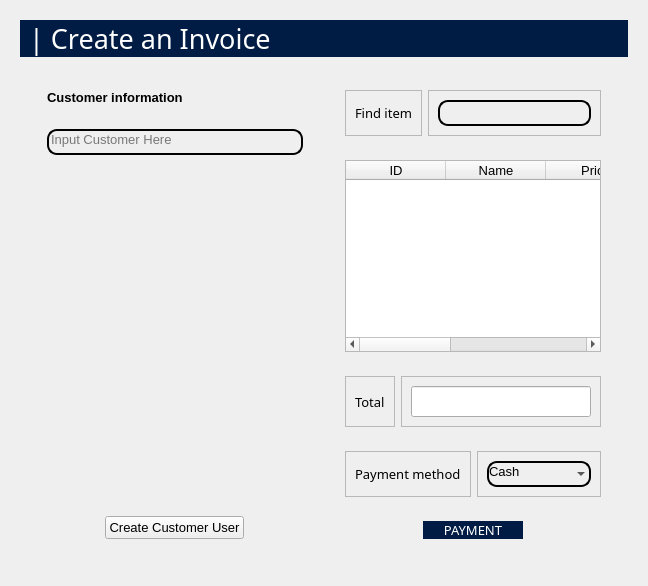
            <widget class="QWidget" name="CreateAnInvoice">
             <layout class="QHBoxLayout" name="horizontalLayout_73">
              <item>
               <widget class="QWidget" name="widget_114" native="true">
                <layout class="QVBoxLayout" name="verticalLayout_64">
                 <item alignment="Qt::AlignTop">
                  <widget class="QWidget" name="widget_54" native="true">
                   <property name="styleSheet">
                    <string notr="true">background-color: rgb(0, 28, 68);
border-radius: 20px;
color: white</string>
                   </property>
                   <layout class="QVBoxLayout" name="verticalLayout_65">
                    <property name="topMargin">
                     <number>0</number>
                    </property>
                    <property name="bottomMargin">
                     <number>0</number>
                    </property>
                    <item>
                     <widget class="QLabel" name="label_35">
                      <property name="font">
                       <font>
                        <family>Sans Serif Collection</family>
                        <pointsize>20</pointsize>
                       </font>
                      </property>
                      <property name="text">
                       <string>| Create an Invoice</string>
                      </property>
                     </widget>
                    </item>
                   </layout>
                  </widget>
                 </item>
                 <item>
                  <widget class="QWidget" name="widget_55" native="true">
                   <property name="sizePolicy">
                    <sizepolicy hsizetype="Preferred" vsizetype="Expanding">
                     <horstretch>0</horstretch>
                     <verstretch>0</verstretch>
                    </sizepolicy>
                   </property>
                   <property name="font">
                    <font>
                     <pointsize>10</pointsize>
                    </font>
                   </property>
                   <layout class="QHBoxLayout" name="horizontalLayout_74">
                    <item>
                     <widget class="QWidget" name="widget_56" native="true">
                      <property name="sizePolicy">
                       <sizepolicy hsizetype="Maximum" vsizetype="Preferred">
                        <horstretch>0</horstretch>
                        <verstretch>0</verstretch>
                       </sizepolicy>
                      </property>
                      <property name="minimumSize">
                       <size>
                        <width>0</width>
                        <height>0</height>
                       </size>
                      </property>
                      <layout class="QVBoxLayout" name="verticalLayout_66">
                       <item>
                        <widget class="QWidget" name="widget_61" native="true">
                         <layout class="QVBoxLayout" name="verticalLayout_69">
                          <item>
                           <widget class="QLabel" name="label_36">
                            <property name="font">
                             <font>
                              <family>Segoe UI</family>
                              <pointsize>10</pointsize>
                              <weight>75</weight>
                              <bold>true</bold>
                             </font>
                            </property>
                            <property name="text">
                             <string>Customer information</string>
                            </property>
                           </widget>
                          </item>
                         </layout>
                        </widget>
                       </item>
                       <item>
                        <widget class="QWidget" name="widget_62" native="true">
                         <layout class="QVBoxLayout" name="verticalLayout_114">
                          <item>
                           <widget class="QLineEdit" name="findCustomerInvoiceInput">
                            <property name="styleSheet">
                             <string notr="true">background-color: rgba(0,0,0,0);
border: none;
border: 1.5px solid rgb(0, 0, 0);
color: rgb(0, 0, 0);
padding-bottom: 5px;
border-radius: 10px;
font: 10pt &quot;Sans Serif Collection&quot;;</string>
                            </property>
                            <property name="placeholderText">
                             <string>Input Customer Here</string>
                            </property>
                           </widget>
                          </item>
                         </layout>
                        </widget>
                       </item>
                       <item>
                        <widget class="QWidget" name="widget_63" native="true">
                         <layout class="QHBoxLayout" name="horizontalLayout_77">
                          <item>
                           <widget class="QTextEdit" name="customerInfo">
                            <property name="styleSheet">
                             <string notr="true">background-color: transparent</string>
                            </property>
                            <property name="readOnly">
                             <bool>true</bool>
                            </property>
                           </widget>
                          </item>
                         </layout>
                        </widget>
                       </item>
                       <item>
                        <widget class="QWidget" name="widget_64" native="true">
                         <layout class="QVBoxLayout" name="verticalLayout_70">
                          <item alignment="Qt::AlignHCenter">
                           <widget class="QPushButton" name="createCUButton">
                            <property name="text">
                             <string>Create Customer User</string>
                            </property>
                           </widget>
                          </item>
                         </layout>
                        </widget>
                       </item>
                      </layout>
                     </widget>
                    </item>
                    <item>
                     <widget class="QWidget" name="widget_57" native="true">
                      <layout class="QVBoxLayout" name="verticalLayout_67">
                       <item>
                        <widget class="QWidget" name="widget_58" native="true">
                         <layout class="QHBoxLayout" name="horizontalLayout_78">
                          <item>
                           <widget class="QFrame" name="frame_76">
                            <property name="frameShape">
                             <enum>QFrame::StyledPanel</enum>
                            </property>
                            <property name="frameShadow">
                             <enum>QFrame::Raised</enum>
                            </property>
                            <layout class="QVBoxLayout" name="verticalLayout_73">
                             <item>
                              <widget class="QLabel" name="label_39">
                               <property name="font">
                                <font>
                                 <family>Sans Serif Collection</family>
                                 <pointsize>10</pointsize>
                                </font>
                               </property>
                               <property name="text">
                                <string>Find item</string>
                               </property>
                              </widget>
                             </item>
                            </layout>
                           </widget>
                          </item>
                          <item>
                           <widget class="QFrame" name="frame_77">
                            <property name="frameShape">
                             <enum>QFrame::StyledPanel</enum>
                            </property>
                            <property name="frameShadow">
                             <enum>QFrame::Raised</enum>
                            </property>
                            <layout class="QVBoxLayout" name="verticalLayout_74">
                             <item>
                              <widget class="QLineEdit" name="findItemInvoice">
                               <property name="styleSheet">
                                <string notr="true">background-color: rgba(0,0,0,0);
border: none;
border: 1.5px solid rgb(0, 0, 0);
color: rgb(0, 0, 0);
padding-bottom: 5px;
border-radius: 10px;
font: 10pt &quot;Sans Serif Collection&quot;;</string>
                               </property>
                              </widget>
                             </item>
                            </layout>
                           </widget>
                          </item>
                         </layout>
                        </widget>
                       </item>
                       <item>
                        <widget class="QWidget" name="widget_59" native="true">
                         <layout class="QVBoxLayout" name="verticalLayout_75">
                          <item>
                           <widget class="QTableWidget" name="itemInvoice">
                            <column>
                             <property name="text">
                              <string>ID</string>
                             </property>
                            </column>
                            <column>
                             <property name="text">
                              <string>Name</string>
                             </property>
                            </column>
                            <column>
                             <property name="text">
                              <string>Price</string>
                             </property>
                            </column>
                            <column>
                             <property name="text">
                              <string>Amount</string>
                             </property>
                            </column>
                            <column>
                             <property name="text">
                              <string>Total</string>
                             </property>
                            </column>
                           </widget>
                          </item>
                         </layout>
                        </widget>
                       </item>
                       <item>
                        <widget class="QWidget" name="widget_65" native="true">
                         <layout class="QHBoxLayout" name="horizontalLayout_79">
                          <item>
                           <widget class="QFrame" name="frame_78">
                            <property name="font">
                             <font>
                              <family>Sans Serif Collection</family>
                              <pointsize>10</pointsize>
                             </font>
                            </property>
                            <property name="frameShape">
                             <enum>QFrame::StyledPanel</enum>
                            </property>
                            <property name="frameShadow">
                             <enum>QFrame::Raised</enum>
                            </property>
                            <layout class="QVBoxLayout" name="verticalLayout_77">
                             <item>
                              <widget class="QLabel" name="label_40">
                               <property name="font">
                                <font>
                                 <family>Sans Serif Collection</family>
                                 <pointsize>10</pointsize>
                                </font>
                               </property>
                               <property name="text">
                                <string>Total</string>
                               </property>
                              </widget>
                             </item>
                            </layout>
                           </widget>
                          </item>
                          <item>
                           <widget class="QFrame" name="frame_79">
                            <property name="frameShape">
                             <enum>QFrame::StyledPanel</enum>
                            </property>
                            <property name="frameShadow">
                             <enum>QFrame::Raised</enum>
                            </property>
                            <layout class="QVBoxLayout" name="verticalLayout_78">
                             <item>
                              <widget class="QLineEdit" name="totalInvoice">
                               <property name="font">
                                <font>
                                 <family>Sitka Subheading</family>
                                 <pointsize>12</pointsize>
                                 <weight>75</weight>
                                 <bold>true</bold>
                                </font>
                               </property>
                               <property name="readOnly">
                                <bool>true</bool>
                               </property>
                              </widget>
                             </item>
                            </layout>
                           </widget>
                          </item>
                         </layout>
                        </widget>
                       </item>
                       <item>
                        <widget class="QWidget" name="widget_66" native="true">
                         <layout class="QHBoxLayout" name="horizontalLayout_80">
                          <item>
                           <widget class="QFrame" name="frame_80">
                            <property name="frameShape">
                             <enum>QFrame::StyledPanel</enum>
                            </property>
                            <property name="frameShadow">
                             <enum>QFrame::Raised</enum>
                            </property>
                            <layout class="QVBoxLayout" name="verticalLayout_79">
                             <item alignment="Qt::AlignRight">
                              <widget class="QLabel" name="label_41">
                               <property name="font">
                                <font>
                                 <family>Sans Serif Collection</family>
                                 <pointsize>10</pointsize>
                                </font>
                               </property>
                               <property name="text">
                                <string>Payment method</string>
                               </property>
                              </widget>
                             </item>
                            </layout>
                           </widget>
                          </item>
                          <item>
                           <widget class="QFrame" name="frame_81">
                            <property name="frameShape">
                             <enum>QFrame::StyledPanel</enum>
                            </property>
                            <property name="frameShadow">
                             <enum>QFrame::Raised</enum>
                            </property>
                            <layout class="QVBoxLayout" name="verticalLayout_80">
                             <item>
                              <widget class="QComboBox" name="methodInvoice">
                               <property name="styleSheet">
                                <string notr="true">background-color: rgba(0,0,0,0);
border: none;
border: 1.5px solid rgb(0, 0, 0);
color: rgb(0, 0, 0);
padding-bottom: 5px;
border-radius: 10px;
font: 10pt &quot;Sans Serif Collection&quot;;</string>
                               </property>
                               <item>
                                <property name="text">
                                 <string>Cash</string>
                                </property>
                               </item>
                               <item>
                                <property name="text">
                                 <string>MOMO</string>
                                </property>
                               </item>
                               <item>
                                <property name="text">
                                 <string>ZaloPay</string>
                                </property>
                               </item>
                               <item>
                                <property name="text">
                                 <string>Credit Card</string>
                                </property>
                               </item>
                               <item>
                                <property name="text">
                                 <string>VNPay</string>
                                </property>
                               </item>
                              </widget>
                             </item>
                            </layout>
                           </widget>
                          </item>
                         </layout>
                        </widget>
                       </item>
                       <item>
                        <widget class="QWidget" name="widget_60" native="true">
                         <property name="font">
                          <font>
                           <family>Sans Serif Collection</family>
                           <pointsize>10</pointsize>
                          </font>
                         </property>
                         <layout class="QVBoxLayout" name="verticalLayout_76">
                          <item alignment="Qt::AlignHCenter">
                           <widget class="QPushButton" name="paymentButton">
                            <property name="minimumSize">
                             <size>
                              <width>100</width>
                              <height>0</height>
                             </size>
                            </property>
                            <property name="font">
                             <font>
                              <family>Sans Serif Collection</family>
                              <pointsize>10</pointsize>
                             </font>
                            </property>
                            <property name="styleSheet">
                             <string notr="true">background-color: rgb(0, 28, 68);
border-radius: 10px;
color: white;</string>
                            </property>
                            <property name="text">
                             <string>PAYMENT</string>
                            </property>
                           </widget>
                          </item>
                         </layout>
                        </widget>
                       </item>
                      </layout>
                     </widget>
                    </item>
                   </layout>
                  </widget>
                 </item>
                </layout>
               </widget>
              </item>
             </layout>
            </widget>
